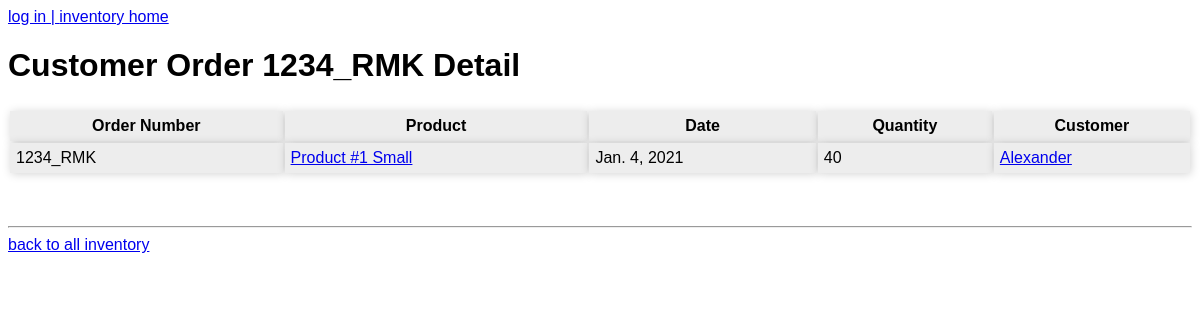
Page /customer_orders/1/ on the committed database.
### inventory/models.py (models this page shows, shortened)
class CustomerOrder(models.Model):
    order_number = models.CharField(max_length=10)
    customer = models.ForeignKey(Customer, on_delete=models.PROTECT)
    product = models.ForeignKey(Product, on_delete=models.PROTECT)
    date = models.DateField()
    quantity = models.IntegerField()

class Product(models.Model):
    name = models.CharField(max_length=40)
    label = models.SlugField(max_length=40, null=True)
    user = models.ForeignKey(User, on_delete=models.PROTECT, null=True)

class Customer(models.Model):
    name = models.CharField(max_length=40)
    label = models.SlugField(max_length=40, null=True)

### inventory/views.py (the view)
# urls.py: path('customer_orders/<int:pk>/', CustomerOrderDetail.as_view(), name='customer_order_detail'),
class CustomerOrderDetail(DetailView):
    model = CustomerOrder
    template_name = 'inventory/customer_order_detail.html'

### inventory/templates/inventory/customer_order_detail.html
{% extends "inventory/base.html" %}
{% block content %}
    <h1>
        Customer Order {{ object.order_number }} Detail
    </h1>
    <table>
        <tr>
            <th>Order Number</th>
            <th>Product</th>
            <th>Date</th>
            <th>Quantity</th>
            <th>Customer</th>
        </tr>
        <tr>
            <td>{{ object.order_number }}</td>
            <td><a href="{% url 'inventory:product_detail' object.product.label %}">{{ object.product.name }}</a></td>
            <td>{{ object.date }}</td>
            <td>{{ object.quantity }}</td>
            <td><a href="{% url 'inventory:customer_customer_orders' object.customer.label %}">{{ object.customer.name }}</a></td>
        </tr>
    </table>
    <br>
    <hr>
    <a href="{% url 'inventory:index' %}">back to all inventory</a>
{% endblock content %}

### inventory/templates/inventory/base.html (style rules this page uses)
body { font-family: sans-serif; }
table { width: 100%; border-width: 0px; border-color: white; margin: 25px 0; }
th, td { border: 1px solid transparent; background-color: #ededed; box-shadow: 1px 1px 10px rgb(0 0 0 / 18%); padding: 5px; }

### rows in the picture
CustomerOrder: order_number "1234_RMK", product.name "Product #1 Small", date "Jan. 4, 2021", quantity "40", customer.name "Alexander"
